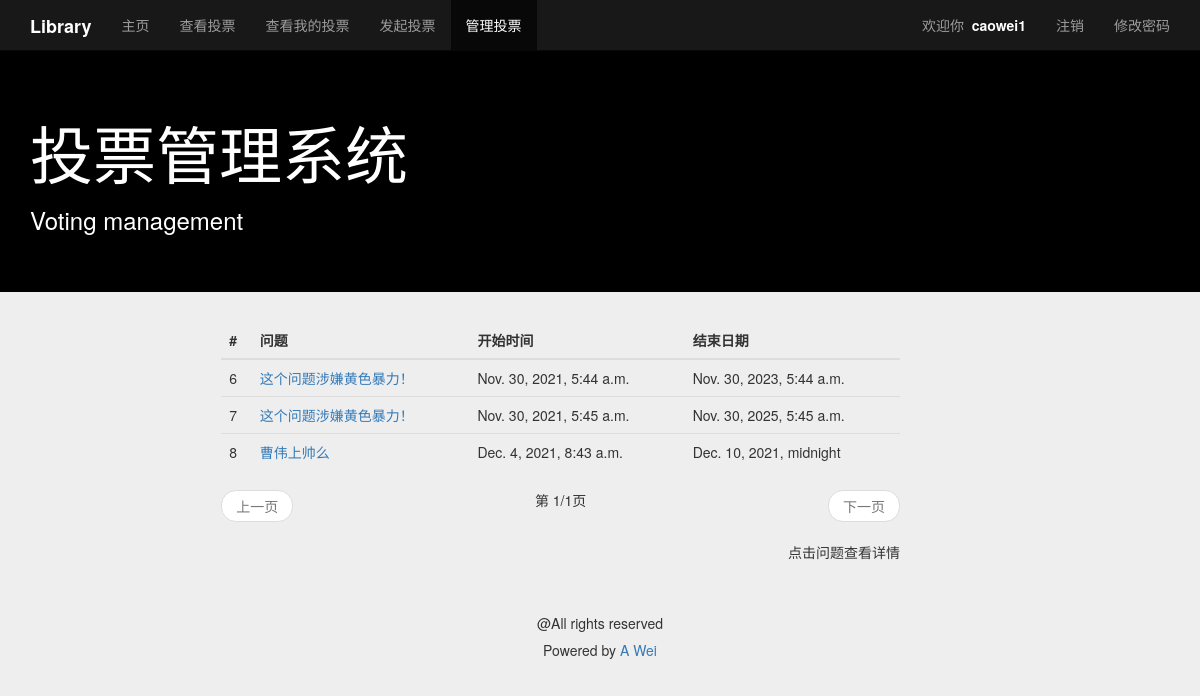
The page /tes/polls_audit/ (signed in) on the database its author committed.
### tes/models.py (models this page shows, shortened)
class Question(models.Model):
    author_name = models.ForeignKey(User, on_delete=models.CASCADE, verbose_name='作者')
    question_text = models.CharField(max_length=200)
    ready = models.IntegerField(default=0)  # 管理员审核  如果可以，ready 加 1 。显示在投票系统中。
    created_datetime = models.DateTimeField(auto_now_add=True, verbose_name='创建时间')
    end_date = models.DateTimeField(null=True, blank=True, verbose_name='结束日期')
    objects = None

### tes/views.py (the view)
# urls.py: path('polls_audit/', views.polls_audit, name='polls_audit'),
@user_passes_test(lambda u: u.is_staff)
def polls_audit(request):
    user = request.user
    questions = Question.objects.all()
    paginator = Paginator(questions, 100)  # 分页操作，每次5个对象
    page = request.GET.get('page')  # 创建分页对象
    try:
        questions = paginator.page(page)  # page(int) 取对象的某页的对象 此处为当前页
    except PageNotAnInteger:
        questions = paginator.page(1)  # 取对象的第一页 分页对象
    except EmptyPage:  # EmptyPage、PageNotAnInteger这两个类是为了防止p值（当前页码）不是int类型、或者大于总页码的情况；
        questions = paginator.page(paginator.num_pages)  # num_pages 总页数
    context = {
        'user': user,
        'active_menu': 'polls_audit',
        'questions_list': questions
    }
    return render(request, 'tes/polls_audit.html', context)

### tes/templates/tes/polls_audit.html (shortened to what this page needs)
{% extends "tes/base.html" %}
{% block content %}
<div class="container">
    <div class="row">
        <div class="col-md-10 col-md-offset-1">
            <div class="col-md-9 col-md-offset-1">
                <table class="table table-hover">
                    <thead>
                    <tr>
                        <th>#</th>
                        <th>问题</th>
                        <th>开始时间</th>
                        <th>结束日期</th>
                    </tr>
                    </thead>
                    <tbody>
                    {% for question in questions_list %}
                        {% if question.ready == 0 %}
                            <tr>
                                <td>{{ forloop.counter }}</td>
                                <td><a href="{% url 'polls_audit_detail' question.id %}">{{ question.question_text }}</a></td>
                                <td>{{ question.created_datetime }}</td>
                                <td>{{ question.end_date }}</td>
                            </tr>
                        {% endif %}
                    {% empty %}
                        <tr>
                            <td>暂无投票</td>
                        </tr>
                    {% endfor %}
                    </tbody>
                </table>
                <nav>
                    <ul class="pager">
                        {% if questions_list.has_previous %}
                            <li class="previous"><a
                                    href="{% url 'polls_audit' %}?page={{ questions_list.previous_page_number }}">上一页</a>
                            </li>
                        {% else %}
                            <li class="previous disabled"><a href="#">上一页</a></li>
                        {% endif %}
                        第 {{ questions_list.number }}/{{ questions_list.paginator.num_pages }}页
                        {% if questions_list.has_next %}
                            <li class="next"><a
                                 href="{% url 'polls_audit' %}?page= {{ questions_list.next_page_number }} ">下一页</a>
                            </li>
                        {% else %}
                            <li class="next disabled"><a href="#">下一页</a></li>
                        {% endif %}
                    </ul>
                </nav>
                <div>
                    <p class="text-right">点击问题查看详情</p>
                </div>
            </div>
        </div>
    </div>
</div>
{% endblock %}

### tes/templates/tes/base.html (shortened to what this page needs)
<!DOCTYPE html>
<html lang="zh-cn">
<head>
    {% load static %}
    <link rel="stylesheet" type="text/css" href="{% static 'css/bootstrap.min.css'%}">
    <link rel="stylesheet" type="text/css" href="{% static 'css/base.css'%}">
</head>
<body>
<nav style="background-color:#181818;" class="navbar navbar-inverse navbar-fixed-top" role="navigation">
    <div  class="container">
        <div class="navbar-header">
            <a style="color:#FFF" href="{% url 'homepage' %}" class="navbar-brand"><strong>Library</strong></a>
        </div>
        <div id='collapse' class='collapse navbar-collapse'>
                <ul class="nav navbar-nav">
                    <li style="color:#A9A9A9"  id="homepage"><a href="{% url 'homepage' %}">主页</a></li>
                    {% if user.is_active %}
                        <li id="view_polls"><a href="{% url 'polls_list' %}">查看投票</a></li>
                        <li id="view_polls_my"><a href="{% url 'polls_list_my' %}">查看我的投票</a> </li>
                        <li id="add_polls"><a href="{% url 'add_polls' %}">发起投票</a> </li>
                        {% if user.is_staff %}
                            <li id="polls_audit"><a href="{% url 'polls_audit' %}">管理投票</a></li>
                        {% endif %}
                    {% endif %}
                </ul>
                <ul class="nav navbar-nav navbar-right">
                    {% if user.is_active %}
                        <li><p class="navbar-text">欢迎你&nbsp;&nbsp;<span id="base_name">{{ user.username }}</span></p>
                        </li>
                        <li><a href="{% url 'logout' %}">注销</a></li>
                        <li><a href="{% url 'change_password' %}" autofocus>修改密码</a></li>
                    {% else %}
                        <li><a href="{% url 'sign_up' %}">注册</a></li>
                        <li><a href="{% url 'login' %}">登录</a></li>
                    {% endif %}
                </ul>
        </div>
    </div>
</nav>
<header style="background-color:#000000;" class="jumbotron subhead" id="header-base">
    <div  class="container">
        <h1 style="color:#FFF">投票管理系统</h1>
        <h3 style="color:#FFF">Voting management</h3>
    </div>
</header>
{% block content %}{% endblock %}
<footer class="footer" role="contentinfo">
    <hr>
    <div class="container">
        <p class="text-center">@All rights reserved</p>
        <h5 class="text-center"> Powered by&nbsp;<a href="https://www.baidu.com">A Wei</a></h5>
    </div>
</footer>
</body>
</html>

### tes/static/css/base.css (style rules this page uses)
body { padding-top:50px; background-color: #eeeeee; }
#header-base { background-color: #000; color:#fff; }
#base_name { color: #fff; font-weight: bold; }

### rows shown on the page
Question: question_text "这个问题涉嫌黄色暴力！", created_datetime "Nov. 30, 2021, 5:44 a.m.", end_date "Nov. 30, 2023, 5:44 a.m."
Question: question_text "这个问题涉嫌黄色暴力！", created_datetime "Nov. 30, 2021, 5:45 a.m.", end_date "Nov. 30, 2025, 5:45 a.m."
Question: question_text "曹伟上帅么", created_datetime "Dec. 4, 2021, 8:43 a.m.", end_date "Dec. 10, 2021, midnight"

### other values the page prints
{{ user.username }} "caowei1"
{{ questions_list.number }} "1"
{{ questions_list.paginator.num_pages }} "1"
